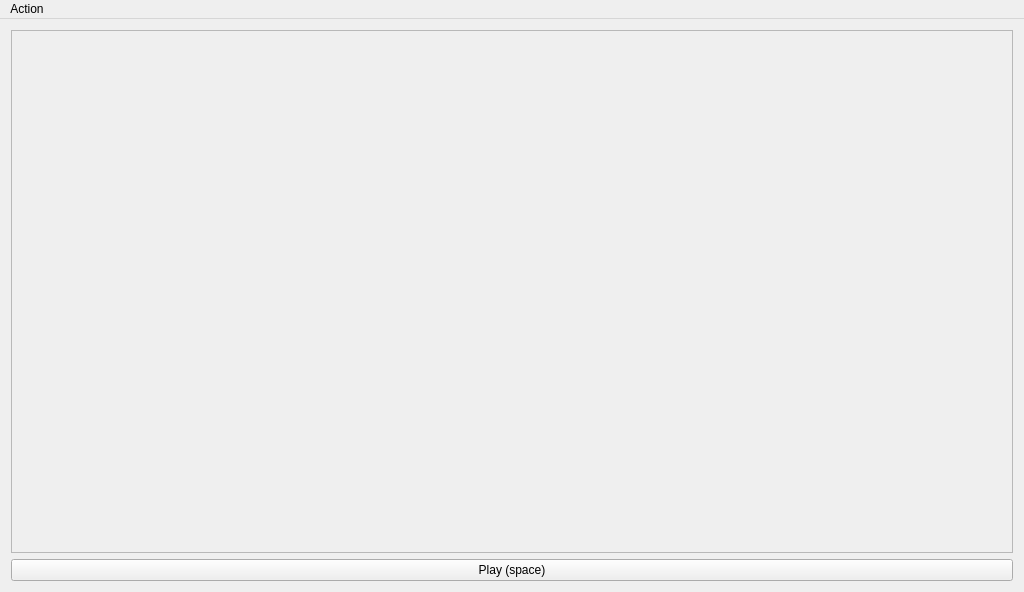
<?xml version="1.0" encoding="UTF-8"?>
<ui version="4.0">
 <class>LogViewWindow</class>
 <widget class="QMainWindow" name="LogViewWindow">
  <property name="geometry">
   <rect>
    <x>0</x>
    <y>0</y>
    <width>1024</width>
    <height>592</height>
   </rect>
  </property>
  <property name="minimumSize">
   <size>
    <width>650</width>
    <height>400</height>
   </size>
  </property>
  <property name="windowTitle">
   <string>Divisaction - Log View</string>
  </property>
  <widget class="QWidget" name="centralWidget">
   <layout class="QVBoxLayout" name="verticalLayout">
    <item>
     <widget class="QScrollArea" name="StagesScroll">
      <property name="widgetResizable">
       <bool>true</bool>
      </property>
      <property name="alignment">
       <set>Qt::AlignLeading|Qt::AlignLeft|Qt::AlignVCenter</set>
      </property>
      <widget class="QWidget" name="scrollAreaWidgetContents">
       <property name="geometry">
        <rect>
         <x>0</x>
         <y>0</y>
         <width>1004</width>
         <height>523</height>
        </rect>
       </property>
       <layout class="QVBoxLayout" name="ActionStackLayout"/>
      </widget>
     </widget>
    </item>
    <item>
     <widget class="QPushButton" name="playPauseButton">
      <property name="text">
       <string>Play (space)</string>
      </property>
     </widget>
    </item>
   </layout>
  </widget>
  <widget class="QMenuBar" name="menuBar">
   <property name="geometry">
    <rect>
     <x>0</x>
     <y>0</y>
     <width>1024</width>
     <height>20</height>
    </rect>
   </property>
   <widget class="QMenu" name="menuFile">
    <property name="title">
     <string>Action</string>
    </property>
    <addaction name="actionRestart"/>
    <addaction name="actionExit"/>
   </widget>
   <addaction name="menuFile"/>
  </widget>
  <action name="actionExit">
   <property name="text">
    <string>Exit</string>
   </property>
   <property name="shortcut">
    <string>Esc</string>
   </property>
  </action>
  <action name="actionRestart">
   <property name="text">
    <string>Restart</string>
   </property>
   <property name="shortcut">
    <string>F5</string>
   </property>
  </action>
 </widget>
 <layoutdefault spacing="6" margin="11"/>
 <resources/>
 <connections/>
</ui>
